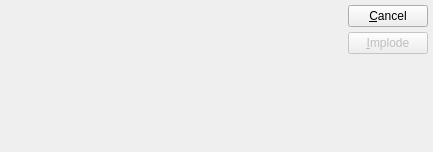
<ui version="4.0" >
 <author></author>
 <comment>This file is part of the xTuple ERP: PostBooks Edition, a free and
open source Enterprise Resource Planning software suite,
Copyright (c) 1999-2010 by OpenMFG LLC, d/b/a xTuple.
It is licensed to you under the Common Public Attribution License
version 1.0, the full text of which (including xTuple-specific Exhibits)
is available at www.xtuple.com/CPAL.  By using this software, you agree
to be bound by its terms.</comment>
 <exportmacro></exportmacro>
 <class>implodeWo</class>
 <widget class="QDialog" name="implodeWo" >
  <property name="geometry" >
   <rect>
    <x>0</x>
    <y>0</y>
    <width>433</width>
    <height>152</height>
   </rect>
  </property>
  <property name="windowTitle" >
   <string>Implode Work Order</string>
  </property>
  <layout class="QVBoxLayout" >
   <property name="margin" >
    <number>5</number>
   </property>
   <property name="spacing" >
    <number>0</number>
   </property>
   <item>
    <layout class="QHBoxLayout" >
     <property name="margin" >
      <number>0</number>
     </property>
     <property name="spacing" >
      <number>3</number>
     </property>
     <item>
      <widget class="WoCluster" name="_wo" >
       <property name="sizePolicy" >
        <sizepolicy>
         <hsizetype>1</hsizetype>
         <vsizetype>1</vsizetype>
         <horstretch>0</horstretch>
         <verstretch>0</verstretch>
        </sizepolicy>
       </property>
       <property name="minimumSize" >
        <size>
         <width>290</width>
         <height>130</height>
        </size>
       </property>
      </widget>
     </item>
     <item>
      <spacer>
       <property name="orientation" >
        <enum>Qt::Horizontal</enum>
       </property>
       <property name="sizeType" >
        <enum>QSizePolicy::Expanding</enum>
       </property>
       <property name="sizeHint" >
        <size>
         <width>20</width>
         <height>20</height>
        </size>
       </property>
      </spacer>
     </item>
     <item>
      <layout class="QVBoxLayout" >
       <property name="margin" >
        <number>0</number>
       </property>
       <property name="spacing" >
        <number>5</number>
       </property>
       <item>
        <widget class="QPushButton" name="_close" >
         <property name="text" >
          <string>&amp;Cancel</string>
         </property>
        </widget>
       </item>
       <item>
        <widget class="QPushButton" name="_implode" >
         <property name="enabled" >
          <bool>false</bool>
         </property>
         <property name="text" >
          <string>&amp;Implode</string>
         </property>
         <property name="autoDefault" >
          <bool>false</bool>
         </property>
         <property name="default" >
          <bool>true</bool>
         </property>
        </widget>
       </item>
       <item>
        <spacer>
         <property name="orientation" >
          <enum>Qt::Vertical</enum>
         </property>
         <property name="sizeType" >
          <enum>QSizePolicy::Expanding</enum>
         </property>
         <property name="sizeHint" >
          <size>
           <width>20</width>
           <height>20</height>
          </size>
         </property>
        </spacer>
       </item>
      </layout>
     </item>
    </layout>
   </item>
   <item>
    <spacer>
     <property name="orientation" >
      <enum>Qt::Vertical</enum>
     </property>
     <property name="sizeType" >
      <enum>QSizePolicy::Expanding</enum>
     </property>
     <property name="sizeHint" >
      <size>
       <width>20</width>
       <height>20</height>
      </size>
     </property>
    </spacer>
   </item>
  </layout>
 </widget>
 <layoutdefault spacing="6" margin="11" />
 <pixmapfunction>qPixmapFromMimeSource</pixmapfunction>
 <customwidgets>
  <customwidget>
   <class>WoCluster</class>
   <extends>QWidget</extends>
   <header>wocluster.h</header>
   <container>0</container>
   <pixmap></pixmap>
  </customwidget>
 </customwidgets>
 <tabstops>
  <tabstop>_wo</tabstop>
  <tabstop>_implode</tabstop>
  <tabstop>_close</tabstop>
 </tabstops>
 <includes/>
 <resources/>
 <connections>
  <connection>
   <sender>_wo</sender>
   <signal>valid(bool)</signal>
   <receiver>_implode</receiver>
   <slot>setEnabled(bool)</slot>
   <hints>
    <hint type="sourcelabel" >
     <x>20</x>
     <y>20</y>
    </hint>
    <hint type="destinationlabel" >
     <x>20</x>
     <y>20</y>
    </hint>
   </hints>
  </connection>
  <connection>
   <sender>_close</sender>
   <signal>clicked()</signal>
   <receiver>implodeWo</receiver>
   <slot>reject()</slot>
   <hints>
    <hint type="sourcelabel" >
     <x>20</x>
     <y>20</y>
    </hint>
    <hint type="destinationlabel" >
     <x>20</x>
     <y>20</y>
    </hint>
   </hints>
  </connection>
 </connections>
</ui>
